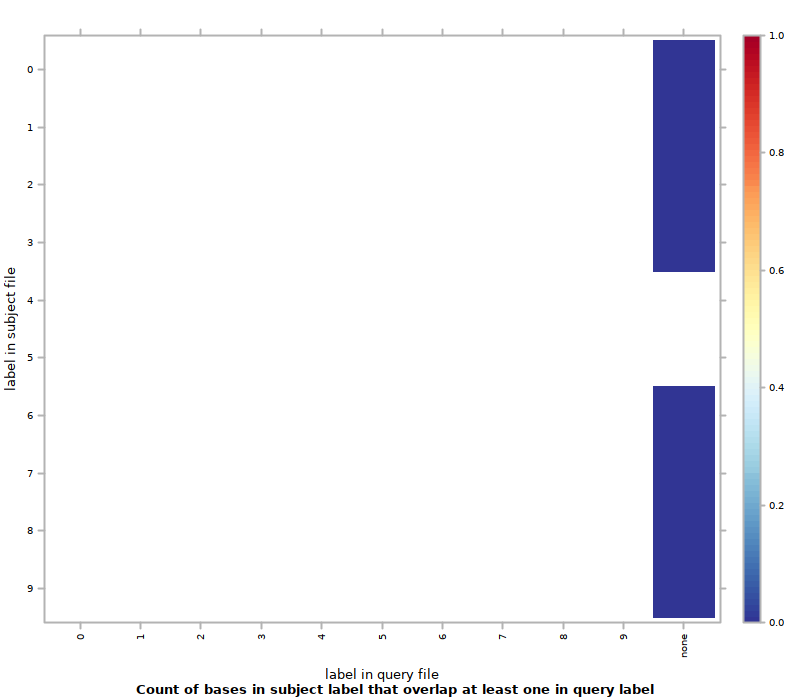

Reproduce this figure in R.
#!/usr/bin/env Rscript
## transcript produced by Segtools 1.1.14

segtools.r.dirname <-
  system2("python",
          c("-c", "'import segtools; print segtools.get_r_dirname()'"),
          stdout = TRUE)

source(file.path(segtools.r.dirname, 'common.R'))
source(file.path(segtools.r.dirname, 'overlap.R'))
save.overlap.performance('./MCex30bp50bp/overlap-direct', 'overlap.performance', './MCex30bp50bp/overlap-direct/overlap.tab', row.normalize = 'FALSE', mnemonic_file = '', clobber = FALSE, col_mnemonic_file = '')
save.overlap.heatmap('./MCex30bp50bp/overlap-direct', 'overlap', './MCex30bp50bp/overlap-direct/overlap.tab', clobber = FALSE, col_mnemonic_file = '', cluster = FALSE, max_contrast = FALSE, row.normalize = 'FALSE', mnemonic_file = '')
